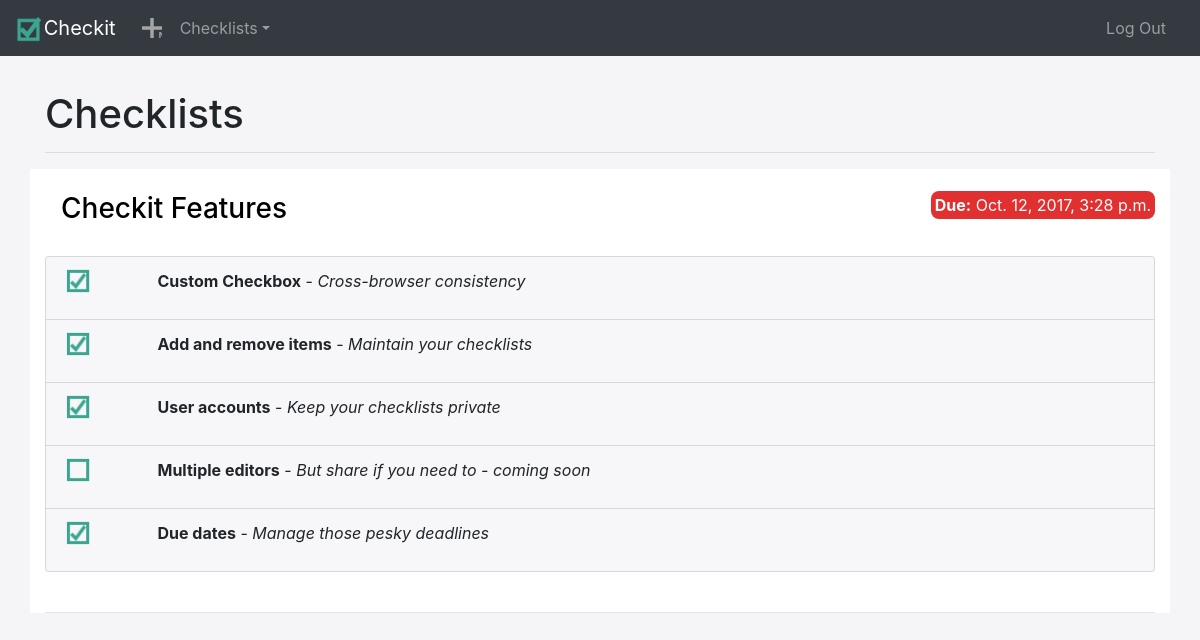
The page / (signed in) on the database its author committed.
### checklist/models.py (models this page shows, shortened)
class CheckList(models.Model):
    checklist_title = models.CharField(max_length=100)
    pub_date = models.DateTimeField('date published')
    due_date = models.DateTimeField()
    owner = models.ForeignKey(User, on_delete=models.CASCADE)
    def due_soon(self):
        return timezone.now()  <= self.due_date <= timezone.now() + datetime.timedelta(days=1)
    def past_due(self):
        return timezone.now() >= self.due_date
    def is_complete(self):
        for item in self.checklistitem_set.all():
            if not item.complete:
                return False
        return True

class CheckListItem(models.Model):
    item_title = models.CharField(max_length=100)
    item_desc = models.CharField('description', max_length=350)
    complete = models.BooleanField(default=False)
    checklist = models.ForeignKey(CheckList, on_delete=models.CASCADE)

### checklist/views.py (the view)
# urls.py: url(r'^$', views.index, name='index'),
def index(request):
    if request.user.is_authenticated():
        u = request.user
        recent_checklists = [checklist for checklist in u.checklist_set.order_by('due_date') if not checklist.is_complete()]
        context = {
            'checklists' : recent_checklists,
            'empty_list_string' : 'You have no incomplete checklists!',
            'redirect_link' : reverse('checklist:complete'),
            'redirect_string' : 'See completed checklists',
            'page_title' : 'Checklists',
        }
        return render(request, 'checklist/index.html', context)
    new_user_checklist = User.objects.get(username="anon").checklist_set.first()
    new_user_checklist.due_date = timezone.now() + recent_filter_delta
    return render(request, 'checklist/new_user.html', { "checklist" : new_user_checklist })

### checklist/templates/checklist/index.html (shortened to what this page needs)
{% extends 'checklist/base.html' %}
{% block content %}
<br/>
<div class="container">
    <h1 class="page-header">{{page_title}}</h1>
    <hr/>
</div>
{% if checklists %}
    {% for checklist in checklists %}
    <div class="container container-main">
        <br/>
        <div class="row">
            <div class="col-xs-12 col-sm-6">
                <div class="checklist-head">
                    <h3><a href="{% url 'checklist:view' checklist.id %}" class="checklist-head" >{{ checklist.checklist_title }}</a></h3>
                </div>
            </div>
            <div class="col-xs-12 col-sm-6 checklist-date"><span class="{% if checklist.due_soon %}date-soon{% elif checklist.past_due %}date-late{% else %}date-normal{% endif %}"><b>Due:</b> {{checklist.due_date}}</span></div>
        </div>
        <br/>
        <div class="row">
            <div class="col-sm-12 col-xs-12">
                <ul class="list-group">
                    {% for item in checklist.checklistitem_set.all %}
                        <li class="cl-item-normal list-group-item">
                            <div class="row">
                                <div class="col-xs-1 col-sm-1"><label for="chk{{item.id}}"></label></div><div class="col-xs-11 col-sm-11"><strong>{{item.item_title}}</strong> {% if item.item_desc %} - <em>{{item.item_desc}}</em>{% endif %}</div>
                            </div>
                        </li>
                    {% endfor %}
                </ul><br/>
            </div>
        </div>
        <hr/>
    </div>
    {% endfor %}
    {% endif %}
{% endblock %}

### checklist/static/checklist/css/mystyles.css (style rules this page uses)
@media (min-width: 768px) { div.checklist-head { margin-left: 1em; } }
.checklist-date { text-align: right; }
body { background-color: #f5f5f8; }
.container.container-main { background-color: #ffffff; }
li.cl-item-normal { background-color: #F7F7FA; }
a.checklist-head { color: black; }
h1.page-header { padding-top: 0.3em; }
.date-late { background-color: #E03030; color: white; border-radius: 0.5em; padding: 0.25em; }
input[type=checkbox] + label { background-image: url("../img/chk_on.png"); background-image: url("../img/chk_off.png"); background-size: contain; height: 1.5em; width: 1.5em; display: inline-block; padding: 0 0 0 0px; cursor: pointer; }
input[type=checkbox]:checked + label { background-image: url("../img/chk_on.png"); background-size: contain; height: 1.5em; width: 1.5em; display: inline-block; padding: 0 0 0 0px; }

### rows shown on the page
CheckList: checklist_title "Checkit Features", due_date "Oct. 12, 2017, 3:28 p.m."
CheckListItem: item_title "Custom Checkbox", item_desc "Cross-browser consistency"
CheckListItem: item_title "Add and remove items", item_desc "Maintain your checklists"
CheckListItem: item_title "User accounts", item_desc "Keep your checklists private"
CheckListItem: shows a picture, item_title "Multiple editors", item_desc "But share if you need to - coming soon"
CheckListItem: item_title "Due dates", item_desc "Manage those pesky deadlines"

### other values the page prints
{{ page_title }} "Checklists"
